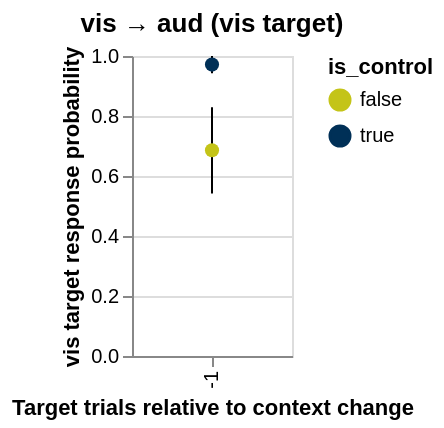

The cell this chart's notebook holds for it:
### Code cell
import altair as alt

df = (
    pl.read_parquet("vayle_muscimol.parquet")        
)

next_rew_df = (
    df.unique(['session_id', 'block_index']).sort('block_index').group_by('session_id', maintain_order=True).agg('block_index', 'rewarded_modality')
    .with_columns(
        pl.col('rewarded_modality').list.shift(1).alias('prev_rewarded_modality'),
        pl.col('rewarded_modality').list.shift(-1).alias('next_rewarded_modality'),
    )
    .explode('block_index', 'prev_rewarded_modality', 'next_rewarded_modality')
    .drop('rewarded_modality')
)

# - vis block to aud block transitions
#   - vis target, rewarded -> vis target unrewarded
#
trial_to_use = 1 # second autoreward
to_aud_rew_df = (
    df
    .join(next_rew_df, on=['session_id', 'block_index'])
    .filter(
        pl.col('is_vis_target'),
    )
    .with_columns(
        (pl.col('trial_index_in_block') == pl.col('trial_index_in_block').max()).over('session_id', 'block_index').alias('is_last_trial_in_block'),
        (pl.col('trial_index_in_block') == trial_to_use).over('session_id', 'block_index').alias('is_first_trial_in_block'),
    )
    .with_columns(
        pl.when(pl.col('is_last_trial_in_block') & pl.col('is_vis_rewarded') & pl.col('next_rewarded_modality').eq('aud'))
        .then(-1)
        .when(pl.col('is_first_trial_in_block') & pl.col('is_aud_rewarded') & pl.col('prev_rewarded_modality').eq('vis'))
        .then(1)
        .otherwise(None)
        .alias('trial')
    )
    .drop_nulls('trial')
    .with_columns(
        pl.col('is_response').sum().over('session_id', 'trial').alias('n_responses'),
        pl.col('is_vis_target').len().over('session_id', 'trial').alias('n_trials'),
        (pl.col('is_response').sum() / pl.col('is_vis_target').len()).over('session_id', 'trial').alias('response probability')
    )
    .sort('session_id')
    .group_by('subject_id', 'trial', 'is_control')
    .agg(
        pl.col('response probability').mean(),
    )
) 

lines = alt.Chart(to_aud_rew_df, width=80, height=150).mark_line().encode(
    x='trial:N',
    y='mean(response probability):Q',
    color='is_control:N'
)
dots = alt.Chart(to_aud_rew_df).mark_point(filled=True, size=50).encode(
    x=alt.X('trial:N', title='Target trials relative to context change'),
    y=alt.Y('mean(response probability):Q', title='vis target response probability'),  
    color=alt.Color('is_control:N').scale(range=[ "#C4C418", '#003057'])
)
error = alt.Chart(to_aud_rew_df).mark_errorbar().encode(
    x=alt.X('trial:N', title='Target trials relative to context change'),
    y=alt.Y('mean(response probability):Q', title='vis target response probability'),  
    detail=alt.Color('is_control:N'),
)
chart = (error + lines + dots).properties(title='vis → aud (vis target)')
chart.save('vis_to_aud_transition_vis_target_response_probability.html')
chart

### Figure 1 — Vega-Lite specification as saved in the notebook (floating-point values rounded to 4 significant figures)
{"config": {"view": {"continuousWidth": 300, "continuousHeight": 300}}, "layer": [{"mark": {"type": "errorbar"}, "encoding": {"detail": {"field": "is_control", "type": "nominal"}, "x": {"field": "trial", "title": "Target trials relative to context change", "type": "nominal"}, "y": {"aggregate": "mean", "field": "response probability", "title": "vis target response probability", "type": "quantitative"}}}, {"mark": {"type": "line"}, "encoding": {"color": {"field": "is_control", "type": "nominal"}, "x": {"field": "trial", "type": "nominal"}, "y": {"aggregate": "mean", "field": "response probability", "type": "quantitative"}}}, {"mark": {"type": "point", "filled": true, "size": 50}, "encoding": {"color": {"field": "is_control", "scale": {"range": ["#C4C418", "#003057"]}, "type": "nominal"}, "x": {"field": "trial", "title": "Target trials relative to context change", "type": "nominal"}, "y": {"aggregate": "mean", "field": "response probability", "title": "vis target response probability", "type": "quantitative"}}}], "data": {"name": "data-97ea6c3d56d96793cd3c1b9ec47ab614"}, "height": 150, "title": "vis → aud (vis target)", "width": 80, "$schema": "https://vega.github.io/schema/vega-lite/v5.20.1.json", "datasets": {"data-97ea6c3d56d96793cd3c1b9ec47ab614": [{"subject_id": "774470", "trial": -1, "is_control": false, "response probability": 0.0}, {"subject_id": "739828", "trial": -1, "is_control": true, "response probability": 1.0}, {"subject_id": "772657", "trial": -1, "is_control": true, "response probability": 1.0}, {"subject_id": "772657", "trial": -1, "is_control": false, "response probability": 1.0}, {"subject_id": "774470", "trial": -1, "is_control": true, "response probability": 1.0}, {"subject_id": "739828", "trial": -1, "is_control": false, "response probability": 1.0}, {"subject_id": "774916", "trial": -1, "is_control": true, "response probability": 0.8}, {"subject_id": "767405", "trial": -1, "is_control": true, "response probability": 1.0}, {"subject_id": "782106", "trial": -1, "is_control": false, "response probability": 0.6}, {"subject_id": "767405", "trial": -1, "is_control": false, "response probability": 1.0}, {"subject_id": "782106", "trial": -1, "is_control": true, "response probability": 1.0}, {"subject_id": "728053", "trial": -1, "is_control": false, "response probability": 0.8}, {"subject_id": "774916", "trial": -1, "is_control": false, "response probability": 0.4}, {"subject_id": "728053", "trial": -1, "is_control": true, "response probability": 1.0}]}}
